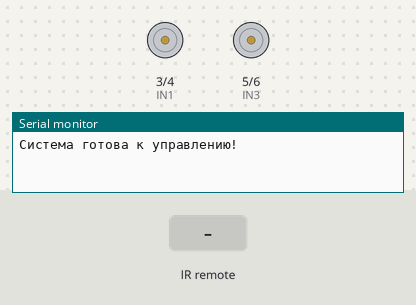
Recording of a sketch running on a simulated Arduino Uno, built with avr-gcc and run on an emulated ATmega328P. On the bench: motor-driver pin pairs drawn as motors (green arrow = first pin HIGH = forward, orange = second pin HIGH = backward, longer = more drive), the last lines printed to the serial monitor. The test bench sets the inputs (shaded band).

Above: at 1.2 s.
1.3 s: infrared code 0xEA15FF00 received
At 1.6 s:
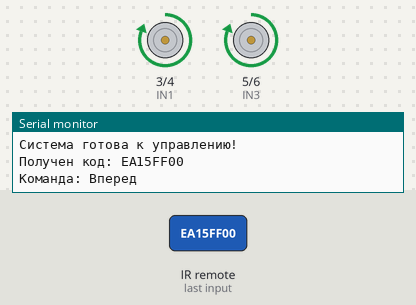
2.8 s: infrared code 0xF807FF00 received
At 3.9 s:
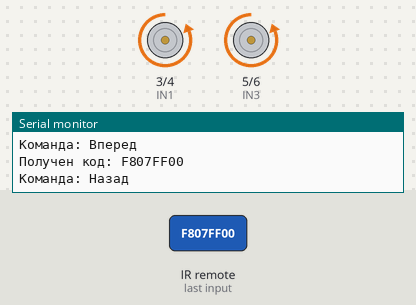
4.3 s: infrared code 0xBB44FF00 received
At 5.1 s:
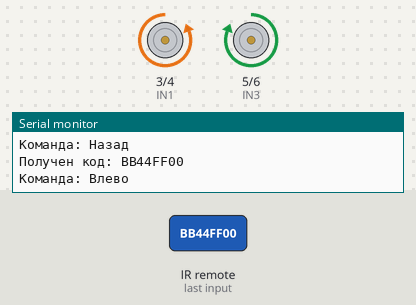
5.8 s: infrared code 0xBF40FF00 received
At 6.2 s:
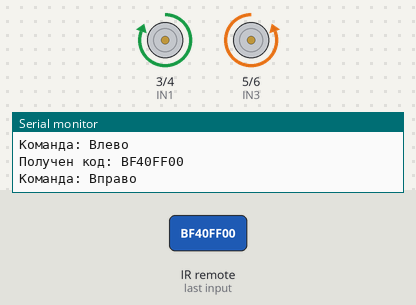
Timing chart, 0 to 8.3 s (numbered marks = the images above; inputs shaded):
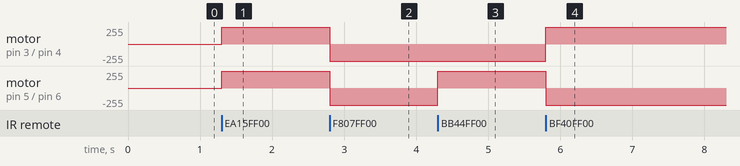

The sketch:

controller.ino
```cpp
#include <IRremote.hpp> // Подключаем библиотеку IRremote

// Настройка пинов для ИК-датчика и моторов
#define IR_RECEIVE_PIN 2 // Пин, к которому подключен ИК-датчик
#define IN1 3            // Управление мотором 1 (направление)
#define IN2 4
#define IN3 5            // Управление мотором 2 (направление)
#define IN4 6

// Коды кнопок пульта
#define CMD_FORWARD 0xEA15FF00  // Вперед
#define CMD_BACKWARD 0xF807FF00 // Назад
#define CMD_STOP 0xBC43FF00     // Стоп
#define CMD_LEFT 0xBB44FF00     // Влево
#define CMD_RIGHT 0xBF40FF00    // Вправо

// Переменная для хранения текущего направления
enum Direction {
  STOP,       // Остановлен
  FORWARD,    // Вперед
  BACKWARD,   // Назад
  LEFT,       // Влево
  RIGHT       // Вправо
};
Direction currentDirection = STOP; // По умолчанию робот стоит

void setup() {
  // Настраиваем пины для моторов как выходы
  pinMode(IN1, OUTPUT);
  pinMode(IN2, OUTPUT);
  pinMode(IN3, OUTPUT);
  pinMode(IN4, OUTPUT);

  // Настраиваем ИК-приемник
  IrReceiver.begin(IR_RECEIVE_PIN);
  Serial.begin(9600); // Для вывода данных на монитор
  Serial.println("Система готова к управлению!");
}

void loop() {
  // Проверяем, получен ли сигнал от ИК-пульта
  if (IrReceiver.decode()) {
    unsigned long command = IrReceiver.decodedIRData.decodedRawData; // Читаем код кнопки
    Serial.print("Получен код: ");
    Serial.println(command, HEX); // Выводим код в HEX для отладки

    // Определяем новое направление на основе команды
    switch (command) {
      case CMD_FORWARD:
        Serial.println("Команда: Вперед");
        currentDirection = FORWARD;
        break;

      case CMD_BACKWARD:
        Serial.println("Команда: Назад");
        currentDirection = BACKWARD;
        break;

      case CMD_LEFT:
        Serial.println("Команда: Влево");
        currentDirection = LEFT;
        break;

      case CMD_RIGHT:
        Serial.println("Команда: Вправо");
        currentDirection = RIGHT;
        break;

      case CMD_STOP:
        Serial.println("Команда: Стоп");
        currentDirection = STOP;
        break;

      default:
        Serial.println("Неизвестная команда");
        break;
    }

    // Готовимся к приему следующего сигнала
    IrReceiver.resume();
  }

  // Выполняем действие в зависимости от текущего направления
  switch (currentDirection) {
    case FORWARD:
      moveForward();
      break;

    case BACKWARD:
      moveBackward();
      break;

    case LEFT:
      turnLeft();
      break;

    case RIGHT:
      turnRight();
      break;

    case STOP:
    default:
      stopMotors();
      break;
  }
}

// Функция движения вперед
void moveForward() {
  digitalWrite(IN1, HIGH); // Мотор 1 вращается вперед
  digitalWrite(IN2, LOW);
  digitalWrite(IN3, HIGH); // Мотор 2 вращается вперед
  digitalWrite(IN4, LOW);
}

// Функция движения назад
void moveBackward() {
  digitalWrite(IN1, LOW); // Мотор 1 вращается назад
  digitalWrite(IN2, HIGH);
  digitalWrite(IN3, LOW); // Мотор 2 вращается назад
  digitalWrite(IN4, HIGH);
}

// Функция поворота влево
void turnLeft() {
  digitalWrite(IN1, LOW); // Мотор 1 вращается назад
  digitalWrite(IN2, HIGH);
  digitalWrite(IN3, HIGH); // Мотор 2 вращается вперед
  digitalWrite(IN4, LOW);
}

// Функция поворота вправо
void turnRight() {
  digitalWrite(IN1, HIGH); // Мотор 1 вращается вперед
  digitalWrite(IN2, LOW);
  digitalWrite(IN3, LOW); // Мотор 2 вращается назад
  digitalWrite(IN4, HIGH);
}

// Функция остановки моторов
void stopMotors() {
  digitalWrite(IN1, LOW); // Мотор 1 остановлен
  digitalWrite(IN2, LOW);
  digitalWrite(IN3, LOW); // Мотор 2 остановлен
  digitalWrite(IN4, LOW);
}
```

Measured:
- after the input at 1.3 s, motor on pin 3 (IN1) / pin 4 (IN2), motor on pin 5 (IN3) / pin 6 (IN4): stopped → forward 255/255 at once
- after the input at 2.8 s, motor on pin 3 (IN1) / pin 4 (IN2), motor on pin 5 (IN3) / pin 6 (IN4): forward 255/255 → backward 255/255 at once
- after the input at 4.3 s, motor on pin 5 (IN3) / pin 6 (IN4): backward 255/255 → forward 255/255 at once
- after the input at 5.8 s, motor on pin 3 (IN1) / pin 4 (IN2): backward 255/255 → forward 255/255 at once; motor on pin 5 (IN3) / pin 6 (IN4): forward 255/255 → backward 255/255 at once
